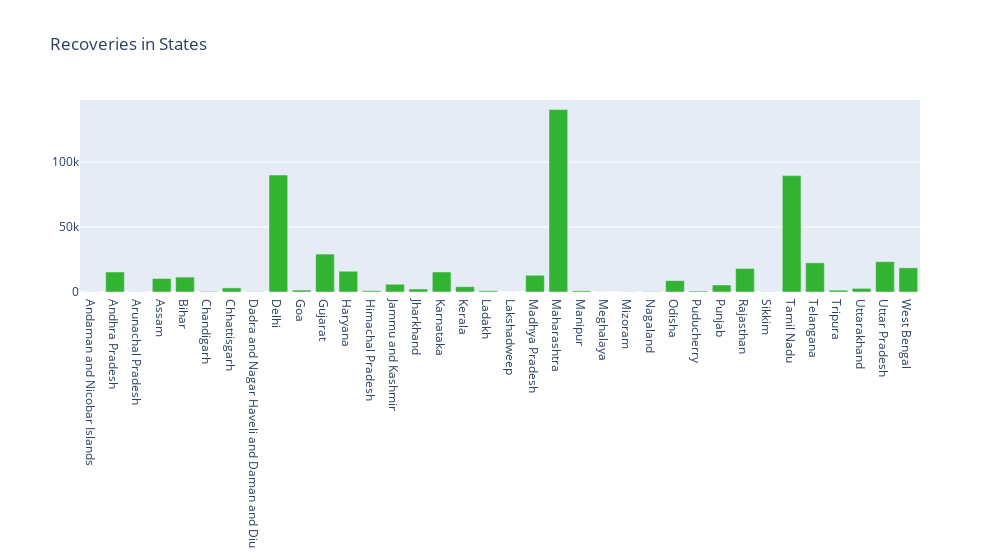

The code cell stored with this chart in its notebook:
### Code cell
data = go.Data([go.Bar(x=states_cases['States'], y=states_cases['Recoveries'], orientation='v', marker={'color':'#32b432'})])
layout = go.Layout(title="Recoveries in States", width=1000)
fig = go.Figure(data=data, layout=layout)
iplot(fig)

### Figure 1 — Plotly figure (JSON) as saved in the notebook; plotly's stock layout.template omitted (floating-point values rounded to 4 significant figures)
{"data": [{"marker": {"color": "#32b432"}, "orientation": "v", "type": "bar", "x": ["Andaman and Nicobar Islands", "Andhra Pradesh", "Arunachal Pradesh", "Assam", "Bihar", "Chandigarh", "Chhattisgarh", "Dadra and Nagar Haveli and Daman and Diu", "Delhi", "Goa", "Gujarat", "Haryana", "Himachal Pradesh", "Jammu and Kashmir", "Jharkhand", "Karnataka", "Kerala", "Ladakh", "Lakshadweep", "Madhya Pradesh", "Maharashtra", "Manipur", "Meghalaya", "Mizoram", "Nagaland", "Odisha", "Puducherry", "Punjab", "Rajasthan", "Sikkim", "Tamil Nadu", "Telangana", "Tripura", "Uttarakhand", "Uttar Pradesh", "West Bengal"], "y": [93, 15412, 138, 10426, 11498, 417, 3153, 245, 89968, 1487, 29162, 15983, 929, 5979, 2308, 15409, 4095, 928, 0, 12876, 140325, 896, 66, 150, 327, 8750, 739, 5392, 18103, 81, 89532, 22482, 1421, 2786, 23334, 18581]}], "layout": {"title": {"text": "Recoveries in States"}, "width": 1000}}
